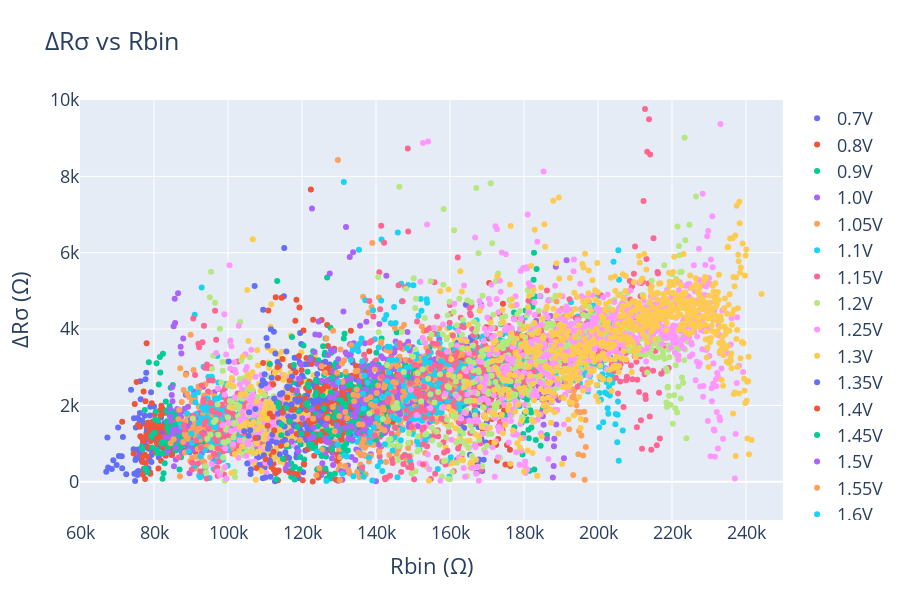

Notebook source saved alongside this figure:
### Code cell
# Plot R_delta_std vs R_bin
fig = go.Figure()

# for val in (1, 1.4, 1.8):
for val in df_std['v'].unique():
    data = df_std.loc[df_std['v']==val]
    fig.add_trace(go.Scatter(y = data['std'],
                             x = data['Rbin'],
                             mode='markers',
                             name=f'{val}V'))
fig.update_layout(
    height=600,
    font_size=18,
    title="\u0394R\u03C3 vs Rbin",
    xaxis_title="Rbin (\u03A9)",
    yaxis_title="\u0394R\u03C3 (\u03A9)",
    xaxis_range=[60000,250000],
    yaxis_range=[-1000,10000],
)

### Figure 1 — Plotly figure (JSON) as saved in the notebook; plotly's stock layout.template omitted (floating-point values rounded to 4 significant figures; data arrays with more than 128 entries replaced by an {"elided": "..."} marker saying what was removed)
{"data": [{"mode": "markers", "name": "0.7V", "type": "scatter", "x": {"elided": "417 int values"}, "y": {"elided": "417 float values"}}, {"mode": "markers", "name": "0.8V", "type": "scatter", "x": {"elided": "406 int values"}, "y": {"elided": "406 float values"}}, {"mode": "markers", "name": "0.9V", "type": "scatter", "x": {"elided": "430 int values"}, "y": {"elided": "430 float values"}}, {"mode": "markers", "name": "1.0V", "type": "scatter", "x": {"elided": "471 int values"}, "y": {"elided": "471 float values"}}, {"mode": "markers", "name": "1.05V", "type": "scatter", "x": {"elided": "483 int values"}, "y": {"elided": "483 float values"}}, {"mode": "markers", "name": "1.1V", "type": "scatter", "x": {"elided": "515 int values"}, "y": {"elided": "515 float values"}}, {"mode": "markers", "name": "1.15V", "type": "scatter", "x": {"elided": "578 int values"}, "y": {"elided": "578 float values"}}, {"mode": "markers", "name": "1.2V", "type": "scatter", "x": {"elided": "586 int values"}, "y": {"elided": "586 float values"}}, {"mode": "markers", "name": "1.25V", "type": "scatter", "x": {"elided": "574 int values"}, "y": {"elided": "574 float values"}}, {"mode": "markers", "name": "1.3V", "type": "scatter", "x": {"elided": "675 int values"}, "y": {"elided": "675 float values"}}, {"mode": "markers", "name": "1.35V", "type": "scatter", "x": {"elided": "630 int values"}, "y": {"elided": "630 float values"}}, {"mode": "markers", "name": "1.4V", "type": "scatter", "x": {"elided": "653 int values"}, "y": {"elided": "653 float values"}}, {"mode": "markers", "name": "1.45V", "type": "scatter", "x": {"elided": "706 int values"}, "y": {"elided": "706 float values"}}, {"mode": "markers", "name": "1.5V", "type": "scatter", "x": {"elided": "698 int values"}, "y": {"elided": "698 float values"}}, {"mode": "markers", "name": "1.55V", "type": "scatter", "x": {"elided": "712 int values"}, "y": {"elided": "712 float values"}}, {"mode": "markers", "name": "1.6V", "type": "scatter", "x": {"elided": "738 int values"}, "y": {"elided": "738 float values"}}, {"mode": "markers", "name": "1.65V", "type": "scatter", "x": {"elided": "781 int values"}, "y": {"elided": "781 float values"}}, {"mode": "markers", "name": "1.7V", "type": "scatter", "x": {"elided": "788 int values"}, "y": {"elided": "788 float values"}}, {"mode": "markers", "name": "1.75V", "type": "scatter", "x": {"elided": "828 int values"}, "y": {"elided": "828 float values"}}, {"mode": "markers", "name": "1.8V", "type": "scatter", "x": {"elided": "791 int values"}, "y": {"elided": "791 float values"}}], "layout": {"font": {"size": 18}, "height": 600, "title": {"text": "ΔRσ vs Rbin"}, "xaxis": {"range": [60000, 250000], "title": {"text": "Rbin (Ω)"}}, "yaxis": {"range": [-1000, 10000], "title": {"text": "ΔRσ (Ω)"}}}}
